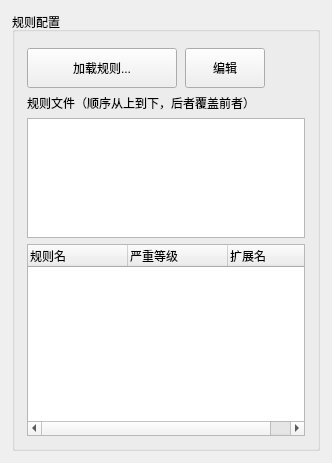
      <widget class="QWidget" name="rules_tab">
       <layout class="QVBoxLayout" name="rules_tab_layout">
        <property name="spacing">
         <number>8</number>
        </property>
        <property name="leftMargin">
         <number>12</number>
        </property>
        <property name="topMargin">
         <number>12</number>
        </property>
        <property name="rightMargin">
         <number>12</number>
        </property>
        <property name="bottomMargin">
         <number>12</number>
        </property>
        <item>
         <widget class="QGroupBox" name="rules_group">
          <property name="title">
           <string>规则配置</string>
          </property>
          <layout class="QVBoxLayout" name="rules_group_layout">
           <property name="spacing">
            <number>6</number>
           </property>
           <property name="leftMargin">
            <number>12</number>
           </property>
           <property name="topMargin">
            <number>16</number>
           </property>
           <property name="rightMargin">
            <number>12</number>
           </property>
           <property name="bottomMargin">
            <number>12</number>
           </property>
           <item>
            <layout class="QHBoxLayout" name="rules_btn_row">
             <property name="spacing">
              <number>8</number>
             </property>
             <item>
              <widget class="QPushButton" name="load_rules_btn">
               <property name="minimumSize">
                <size>
                 <width>150</width>
                 <height>40</height>
                </size>
               </property>
               <property name="text">
                <string>加载规则...</string>
               </property>
               <property name="icon">
                <iconset resource="../assets/resources.qrc">
                 <normaloff>:/icons/load_list.svg</normaloff>:/icons/load_list.svg</iconset>
               </property>
              </widget>
             </item>
             <item>
              <widget class="QPushButton" name="edit_rule_btn">
               <property name="minimumSize">
                <size>
                 <width>0</width>
                 <height>40</height>
                </size>
               </property>
               <property name="toolTip">
                <string>编辑选中的规则文件</string>
               </property>
               <property name="text">
                <string>编辑</string>
               </property>
               <property name="icon">
                <iconset resource="../assets/resources.qrc">
                 <normaloff>:/icons/edit.svg</normaloff>:/icons/edit.svg</iconset>
               </property>
              </widget>
             </item>
             <item>
              <spacer name="rules_btn_spacer">
               <property name="orientation">
                <enum>Qt::Horizontal</enum>
               </property>
               <property name="sizeHint" stdset="0">
                <size>
                 <width>40</width>
                 <height>20</height>
                </size>
               </property>
              </spacer>
             </item>
            </layout>
           </item>
           <item>
            <widget class="QLabel" name="rules_file_label">
             <property name="text">
              <string>规则文件（顺序从上到下，后者覆盖前者）</string>
             </property>
            </widget>
           </item>
           <item>
            <widget class="QListWidget" name="rules_file_list">
             <property name="maximumSize">
              <size>
               <width>16777215</width>
               <height>120</height>
              </size>
             </property>
             <property name="toolTip">
              <string>已加载的规则文件，列表顺序代表优先级（从低到高）</string>
             </property>
            </widget>
           </item>
           <item>
            <widget class="QTreeWidget" name="rules_tree">
             <property name="rootIsDecorated">
              <bool>false</bool>
             </property>
             <column>
              <property name="text">
               <string>规则名</string>
              </property>
             </column>
             <column>
              <property name="text">
               <string>严重等级</string>
              </property>
             </column>
             <column>
              <property name="text">
               <string>扩展名</string>
              </property>
             </column>
            </widget>
           </item>
          </layout>
         </widget>
        </item>
       </layout>
      </widget>
